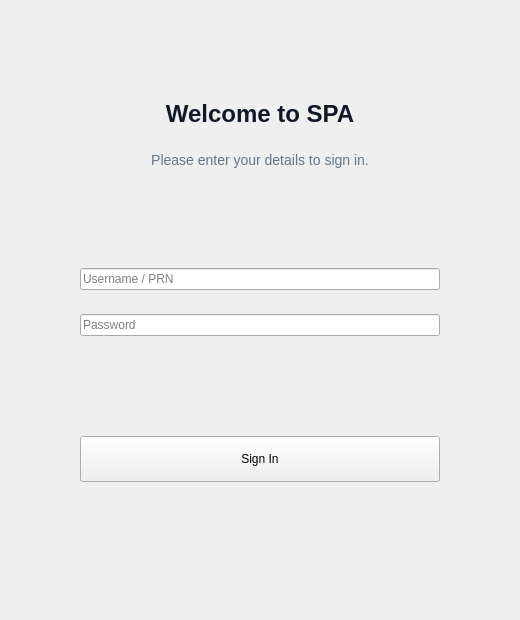
<?xml version="1.0" encoding="UTF-8"?>
<ui version="4.0">
 <class>LoginWindow</class>
 <widget class="QMainWindow" name="LoginWindow">
  <property name="geometry"><rect><x>0</x><y>0</y><width>520</width><height>620</height></rect></property>
  <property name="minimumSize"><size><width>520</width><height>620</height></size></property>
  <property name="maximumSize"><size><width>520</width><height>620</height></size></property>
  <property name="windowTitle"><string>Learnify - Login</string></property>
  <widget class="QWidget" name="centralwidget">
   <layout class="QVBoxLayout" name="mainLayout">
    <property name="leftMargin"><number>40</number></property>
    <property name="topMargin"><number>60</number></property>
    <property name="rightMargin"><number>40</number></property>
    <property name="bottomMargin"><number>60</number></property>
    <item>
     <widget class="QFrame" name="loginPanel">
      <property name="styleSheet"><string/></property>
      <property name="minimumWidth"><number>420</number></property>
      <property name="maximumWidth"><number>420</number></property>
      <layout class="QVBoxLayout" name="cardLayout">
       <property name="spacing"><number>24</number></property>
       <property name="leftMargin"><number>40</number></property>
       <property name="topMargin"><number>40</number></property>
       <property name="rightMargin"><number>40</number></property>
       <property name="bottomMargin"><number>40</number></property>
       <item>
        <widget class="QLabel" name="appTitle">
         <property name="text"><string>Welcome to SPA</string></property>
         <property name="styleSheet"><string>font-size: 24px; font-weight: 800; color: #111827;</string></property>
         <property name="alignment"><set>Qt::AlignmentFlag::AlignCenter</set></property>
        </widget>
       </item>
       <item>
        <widget class="QLabel" name="subTitle">
         <property name="text"><string>Please enter your details to sign in.</string></property>
         <property name="styleSheet"><string>font-size: 14px; color: #64748B;</string></property>
         <property name="alignment"><set>Qt::AlignmentFlag::AlignCenter</set></property>
        </widget>
       </item>
       <item>
        <spacer name="formSpacer1">
         <property name="orientation"><enum>Qt::Orientation::Vertical</enum></property>
         <property name="sizeHint" stdset="0"><size><width>20</width><height>12</height></size></property>
        </spacer>
       </item>
       <item>
        <widget class="QLineEdit" name="identifierInput">
         <property name="placeholderText"><string>Username / PRN</string></property>
        </widget>
       </item>
       <item>
        <widget class="QLineEdit" name="passwordInput">
         <property name="echoMode"><enum>QLineEdit::EchoMode::Password</enum></property>
         <property name="placeholderText"><string>Password</string></property>
        </widget>
       </item>
       <item>
        <spacer name="formSpacer2">
         <property name="orientation"><enum>Qt::Orientation::Vertical</enum></property>
         <property name="sizeHint" stdset="0"><size><width>20</width><height>20</height></size></property>
        </spacer>
       </item>
       <item>
        <widget class="QPushButton" name="loginButton">
         <property name="text"><string>Sign In</string></property>
         <property name="minimumSize"><size><width>0</width><height>46</height></size></property>
        </widget>
       </item>
       <item>
        <widget class="QLabel" name="statusLabel">
         <property name="text"><string></string></property>
         <property name="alignment"><set>Qt::AlignmentFlag::AlignCenter</set></property>
         <property name="styleSheet"><string>color: #EF4444; font-weight: 600; font-size: 12px;</string></property>
        </widget>
       </item>
      </layout>
     </widget>
    </item>
   </layout>
   <widget class="QTextEdit" name="terminalOutput">
    <property name="visible"><bool>false</bool></property>
    <property name="readOnly"><bool>true</bool></property>
    <property name="geometry"><rect><x>0</x><y>0</y><width>0</width><height>0</height></rect></property>
   </widget>
  </widget>
 </widget>
 <resources/>
 <connections/>
</ui>
